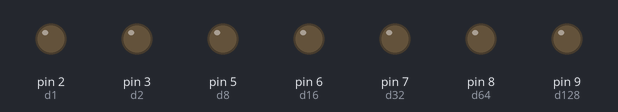
This sketch was run on a simulated Arduino Uno, built with avr-gcc and run on an emulated ATmega328P. Shown: output pins drawn as LEDs (lit = HIGH). Pins used as bus, display or sensor lines are not drawn.

Above: at 0.05 s.
At 4.95 s:
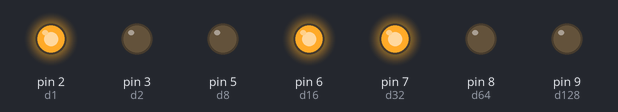
At 9.95 s:
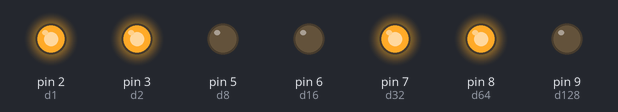
At 19.95 s:
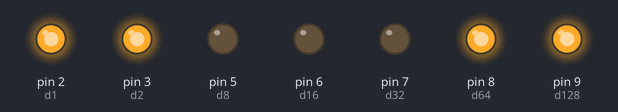
At 29.86 s:
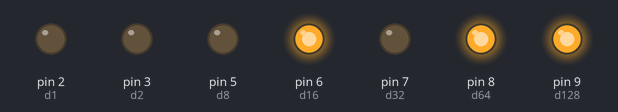
At 39.86 s:
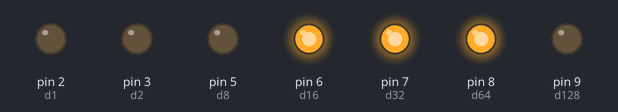
Timing chart, 0 to 40.0 s (numbered marks = the images above):
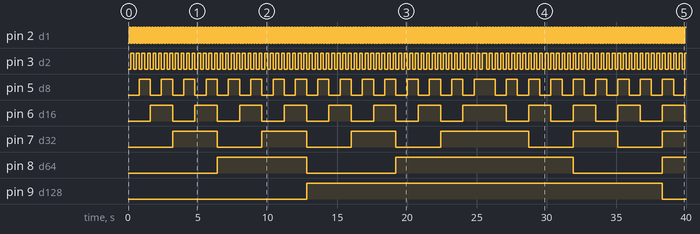

The sketch:

sketch_jan07a.ino
```cpp
int teljari=0;
int d1=2;
int d2=3;
int d4=4;
int d8=5;
int d16=6;
int d32=7;
int d64=8;
int d128=9;

bool upp = true;

void setup() {
  for(int i = 2; i < 10; i++)
        pinMode(i, OUTPUT);

}

void loop() {
  digitalWrite(d1, teljari & 1);
  digitalWrite(d2, teljari & 2);
  digitalWrite(d4, teljari & 4);
  digitalWrite(d8, teljari & 8);
  digitalWrite(d16, teljari & 16);
  digitalWrite(d32, teljari & 32);
  digitalWrite(d64, teljari & 64);
  digitalWrite(d128, teljari & 128);
  if (teljari == 255)
     upp = false;
  if (teljari == 0)
     upp = true;


  if (upp == true)
      teljari++;
  else
      teljari--;

 delay(100);
}
```

Measured:
- by itself, pin 2 (d1): alternates HIGH for 0.10 s and LOW for 0.10 s
- by itself, pin 3 (d2): goes 63 × (HIGH 0.20 s, LOW 0.20 s), HIGH 0.30 s, 35 × (LOW 0.20 s, HIGH 0.20 s), LOW 0.20 s, then HIGH
- by itself, pin 5 (d8): goes 15 × (HIGH 0.80 s, LOW 0.80 s), HIGH 1.5 s, 8 × (LOW 0.80 s, HIGH 0.80 s), LOW 0.80 s, then HIGH
- by itself, pin 6 (d16): goes 7 × (HIGH 1.6 s, LOW 1.6 s), HIGH 3.1 s, 4 × (LOW 1.6 s, HIGH 1.6 s), then LOW
- by itself, pin 7 (d32): goes 3 × (HIGH 3.2 s, LOW 3.2 s), HIGH 6.3 s, LOW 3.2 s, HIGH 3.2 s, LOW 3.2 s, then HIGH
- by itself, pin 8 (d64): goes HIGH 6.4 s, LOW 6.4 s, HIGH 12.7 s, LOW 6.4 s, then HIGH
- by itself, pin 9 (d128): LOW → HIGH at 12.8 s, → LOW 25.5 s later
